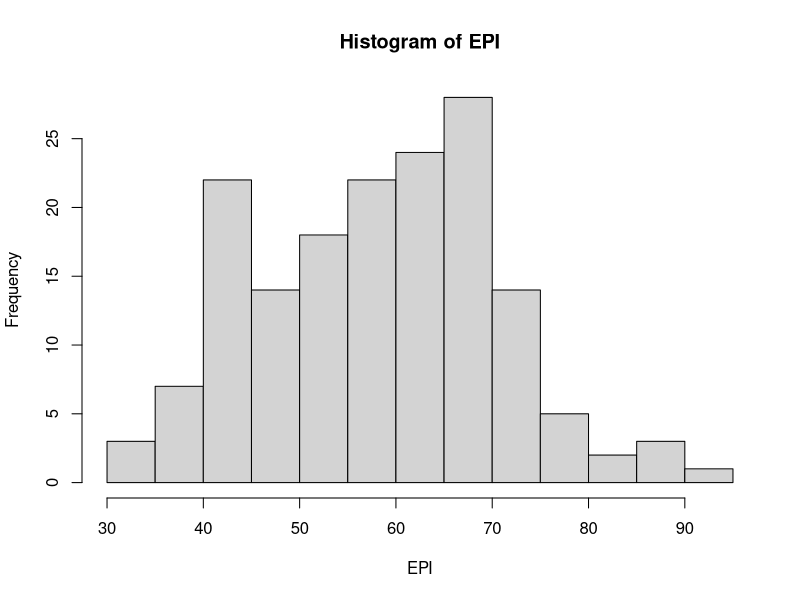
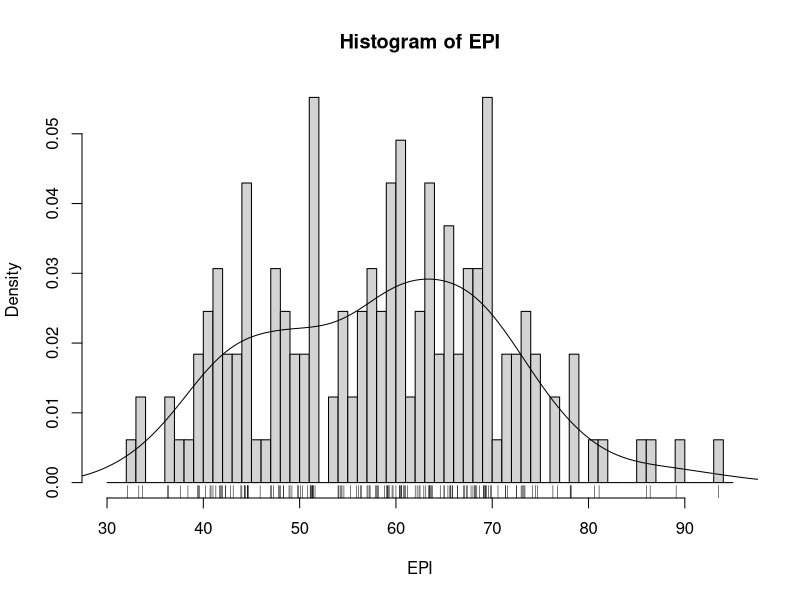
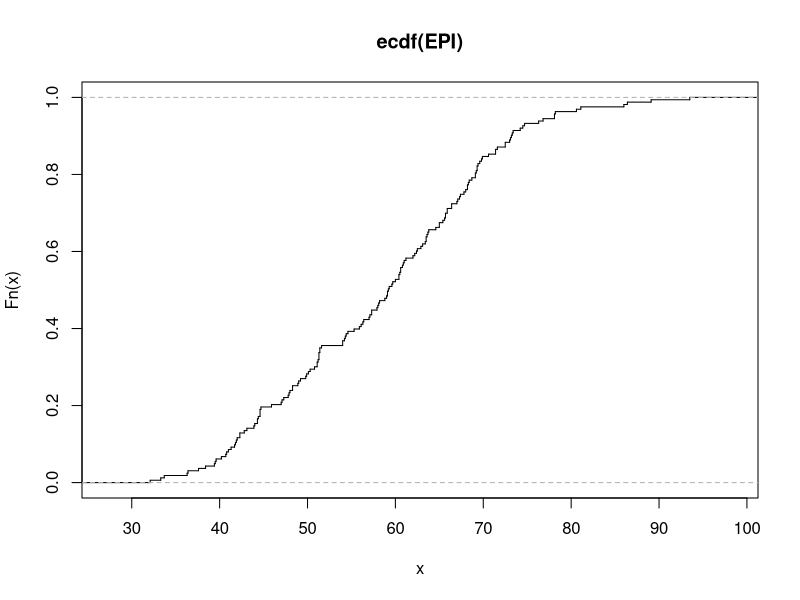
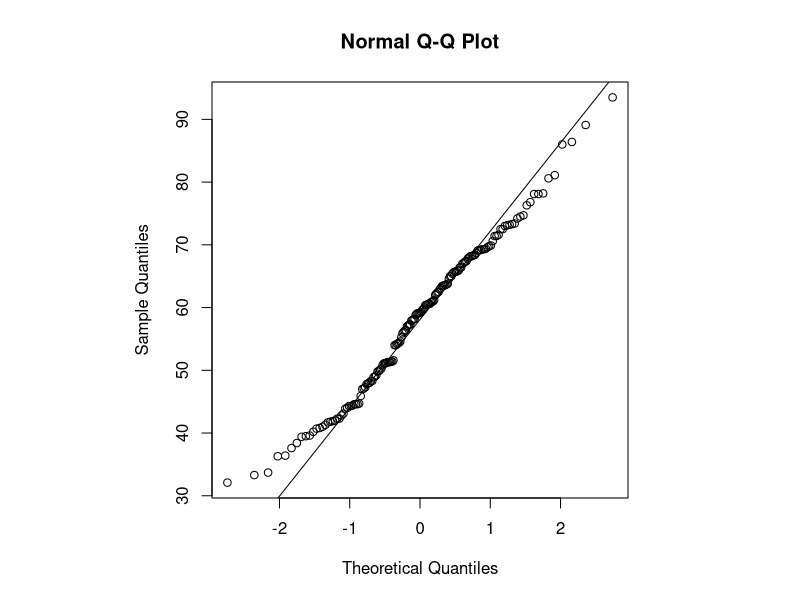
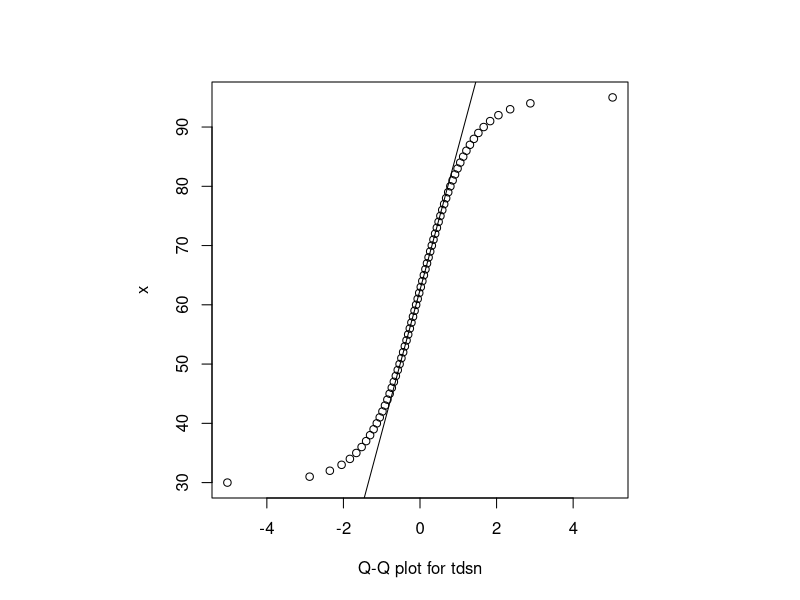
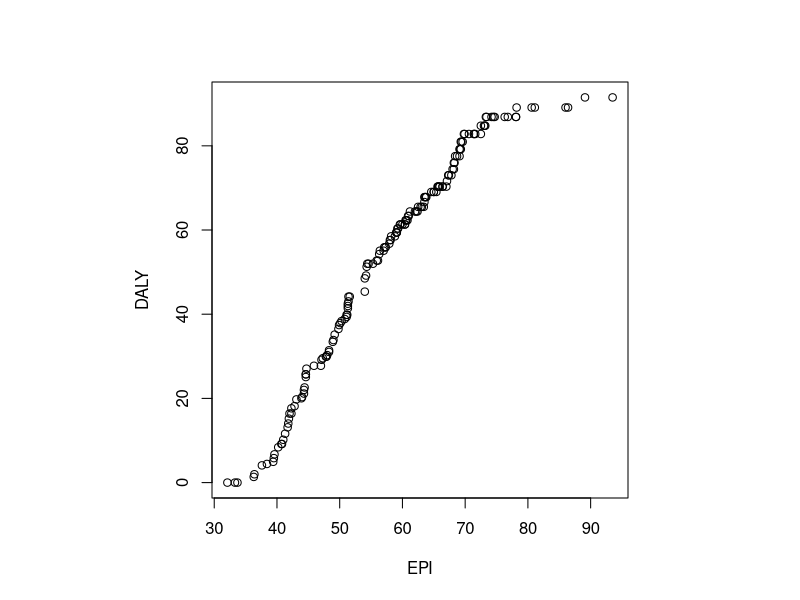

These figures' R source, in order:
EPI_data <- read.csv("./Data/2010EPI_data.csv")
# or
# EPI_data <- read.xlsx("./Data/2010EPI_data.xls")
# Note: replace default data frame name – cannot start with numbers!
# ?data.frame
# View(EPI_data)
#
attach(EPI_data) # sets the ‘default’ object
# fix(EPI_data) 	# launches a simple data editor
EPI # prints out values EPI_data$EPI
tf <- is.na(EPI) # records True values if the value is NA
E <- EPI[!tf] # filters out NA values, new array
summary(EPI)
stem(EPI)
hist(EPI)
hist(EPI, seq(30., 95., 1.0), prob = TRUE)
lines(density(EPI, na.rm = TRUE, bw = "SJ"))
rug(EPI)

plot(ecdf(EPI), do.points = FALSE, verticals = TRUE)

par(pty = "s")
qqnorm(EPI)
qqline(EPI)

x <- seq(30, 95, 1)
x
qqplot(qt(ppoints(250), df = 5), x, xlab = "Q-Q plot for tdsn")
qqline(x)

qqplot(EPI, DALY)
qqline(DALY)

# other data
# GRUMP_data <- read.csv("./Data/GPW3_GRUMP_SummaryInformation_2010.csv")
# attach(GRUMP_data)
# tf2 <- is.na(GRUMP_data)
# GRUMP_filt <- na.omit(GRUMP_data)
